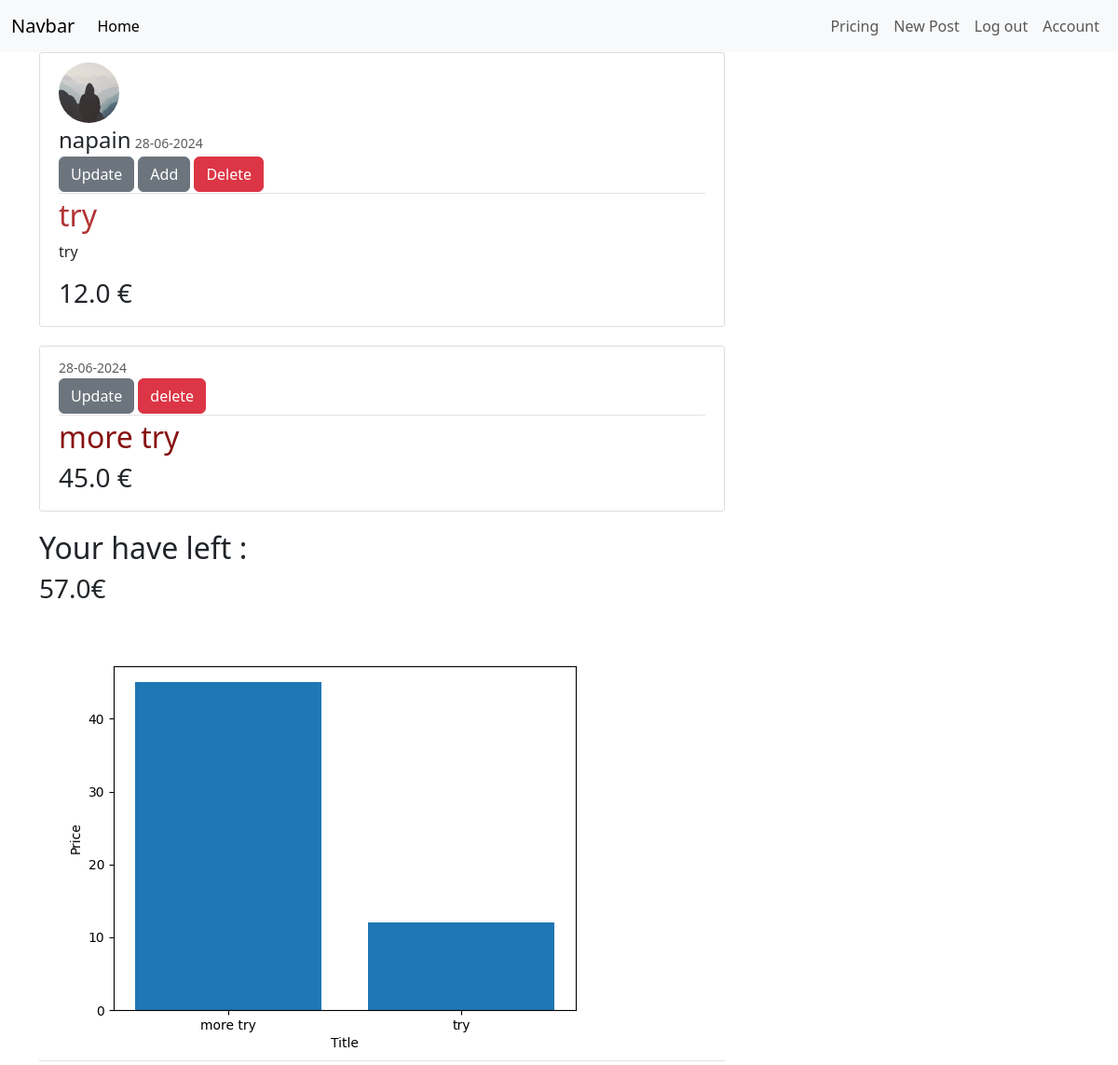
The app's page /post/1 (signed in) with its own data.
### budget_app/models.py (models this page shows, shortened)
class User(db.Model, UserMixin):
    id = db.Column(db.Integer, primary_key=True)
    username = db.Column(db.String(20), unique=True, nullable=False)
    email = db.Column(db.String(120), unique=True, nullable=False)
    image_file = db.Column(db.String(20), nullable=False, default='default.jpg')
    password = db.Column(db.String(60), nullable=False)
    posts = db.relationship('Post', backref='author',cascade = "all,delete", lazy=True)

class Post(db.Model):
    __tablename__ = "post"
    id = db.Column(db.Integer, primary_key=True)
    title = db.Column(db.String(100), nullable=False)
    date_posted = db.Column(db.DateTime, nullable=False, default=datetime.utcnow)
    content = db.Column(db.Text, nullable=False)
    price = db.Column(db.Float, nullable = False)
    user_id = db.Column(db.Integer, db.ForeignKey('user.id'), nullable=False)
    subposts = db.relationship('Subpost', backref='post', cascade = "all,delete",lazy=True)

class Subpost(db.Model):
    id = db.Column(db.Integer, primary_key=True)
    date_posted = db.Column(db.DateTime, nullable=False, default=datetime.utcnow)
    title = db.Column(db.String(100), nullable=False)
    price = db.Column(db.Float, nullable = False)
    post_id = db.Column(db.Integer, db.ForeignKey('post.id'), nullable=False)

### budget_app/routes.py (the view)
@app.route("/post/<int:post_id>")
def post(post_id):
    post = Post.query.get_or_404(post_id)
    subposts = Subpost.query.filter(Subpost.post_id == post.id).all()
    value_subpost = 0
    for item in subposts :
        value_subpost -= item.price
    total_post = float(post.price) - value_subpost
    if post.author != current_user:
        abort(403)
    return render_template('post.html', title=post.title , post = post, subposts=subposts, total = total_post)

### budget_app/models.py (called while the page is built)
@login_manager.user_loader
def load_user(user_id):
    return User.query.get(int(user_id))

### budget_app/templates/post.html (shortened to what this page needs)
{% extends "layout.html" %}
{% block content %}
        <article class="media content-section">
          <img class="rounded-circle article-img" src="{{ url_for('static', filename='images/'+post.author.image_file) }}" alt="">
          <div class="media-body">
            <div class="article-metadata">
              <span style="font-size:1.5em"> {{ post.author.username }}</span>
              <small class="text-muted">{{ post.date_posted.strftime('%d-%m-%Y') }}</small>
              {% if post.author == current_user %}
                <div>
                  <a class="btn btn-secondary btn-small" href="{{ url_for ('update_post', post_id = post.id)}}"> Update </a>
                  <a class="btn btn-secondary btn-small" href="{{ url_for ('subpost', post_id = post.id)}}"> Add </a>
                  <button type="button" class="btn btn-danger btn-primary" data-bs-toggle="modal" data-bs-target="#deleteModal">
                    Delete
                  </button>
                </div>
              {% endif %}
            </div>
            <h2 class="article-title"> {{ post.title }}</h2>
            <p class="article-content">{{ post.content }}</p>
            <h3>{{ post.price }} € </h3>
          </div>
        </article>
        {% for item in subposts %}
          <article class="media content-section">
              <div class="media-body">
                <div class="article-metadata">
                  <small class="text-muted">{{ item.date_posted.strftime('%d-%m-%Y') }}</small>
                  <div>
                    <a class="btn btn-secondary btn-small" href="{{ url_for ('update_subpost', item_id = item.id)}}"> Update </a>
                    <a class="btn btn-danger  btn-small" href="{{ url_for ('delete_subpost', post_id = item.id)}}"> delete </a>
                  </div>
                </div>
                <h2 style="color: #881212">{{ item.title }} </h2>
                <h3>{{ item.price }} € </h3>
              </div>
            </article>
        {% endfor %}
        <div class="article-metadata">
          <h2> Your have left :</h2>
          <h3>{{ total }}€</h3>
          <img src="{{ url_for('plot_fig', post_id = post.id) }}" alt="Item Quantities Graph">
          </div>
{% endblock content %}

### budget_app/static/main.css (style rules this page uses)
body { background: #fafafa; color: #333333; margin-top: 5rem; }
h2 { color: #881212; }
.content-section { background: #ffffff; padding: 10px 20px; border: 1px solid #dddddd; border-radius: 3px; margin-bottom: 20px; }
.article-title { color: #b23434; }
.article-content { white-space: pre-line; }
.article-img { height: 65px; width: 65px; margin-right: 16px; }
.article-metadata { padding-bottom: 1px; margin-bottom: 4px; border-bottom: 1px solid #e3e3e3 }

### records on screen
User: image_file (placeholder picture), author.username "napain"
Post: date_posted "28-06-2024", title "try", content "try", price "12.0"
Subpost: date_posted "28-06-2024", title "more try", price "45.0"

### other values on screen
{{ total }} "57.0"
